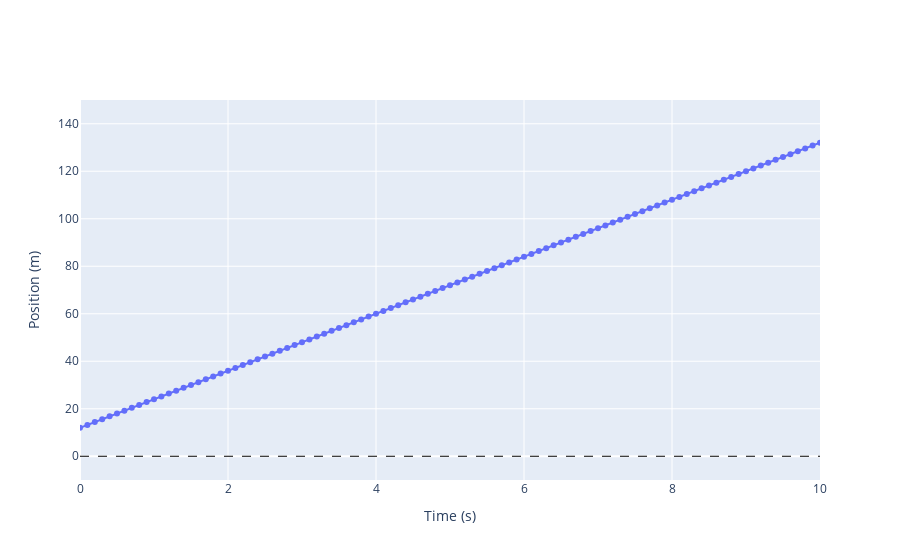
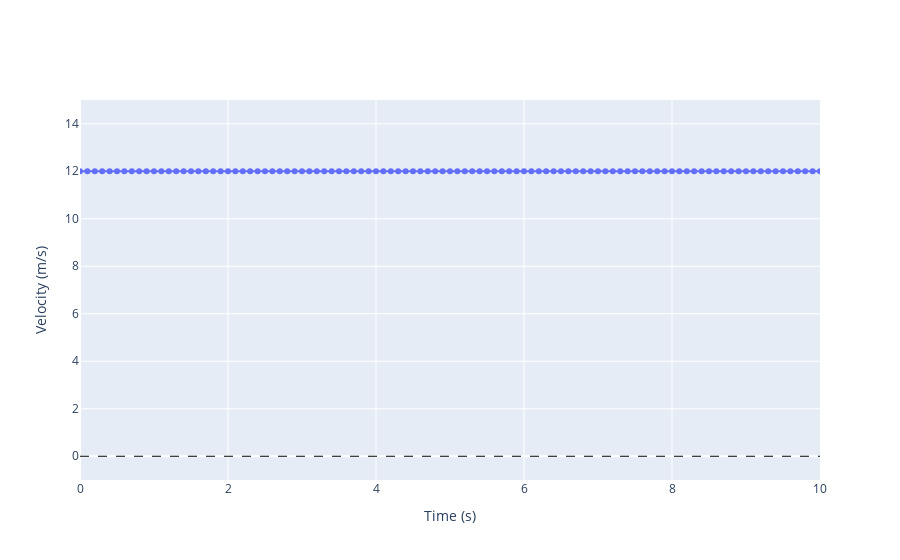

Notebook cell for these charts, in order:
### Markdown cell above
# Constant Velocity Figures

### Code cell
# Constant Velocity Data

position, velocity, time = constant_force(x0=12, v0=12, a=0, t0=0, tf=10, dt=0.1)

# Create a position vs. time plot

file1 = "CV_position_vs_time.html"
fig1 = go.Figure()
fig1.add_trace(go.Scatter(x=time, y=position, mode='lines+markers', name='Position'))
fig1.update_layout(
    template=template,
    #title='Position vs. Time',
    xaxis_title='Time (s)',
    yaxis_title='Position (m)',
    xaxis=dict(range=[0, 10]),
    yaxis=dict(range=[-10, 150])
)
fig1.add_hline(y=0, line_dash="dash", line_color="black", line_width=1)

fig1.show()

fig1.write_html(os.path.join(output, file1))

# Create a velocity vs. time plot

file2 = "CV_velocity_vs_time.html"
fig2 = go.Figure()
fig2.add_trace(go.Scatter(x=time, y=velocity, mode='lines+markers', name='Velocity'))
fig2.update_layout(
    template=template,
    #title='Velocity vs. Time',
    xaxis_title='Time (s)',
    yaxis_title='Velocity (m/s)',
    xaxis=dict(range=[0, 10]),
    yaxis=dict(range=[-1, 15])
)
fig2.add_hline(y=0, line_dash="dash", line_color="black", line_width=1)

fig2.show()

fig2.write_html(os.path.join(output, file2))

### Figure 1 — Plotly figure (JSON) as saved in the notebook; plotly's stock layout.template omitted (floating-point values rounded to 4 significant figures)
{"data": [{"mode": "lines+markers", "name": "Position", "type": "scatter", "x": [0, 0.1, 0.2, 0.3, 0.4, 0.5, 0.6, 0.7, 0.8, 0.9, 1.0, 1.1, 1.2, 1.3, 1.4, 1.5, 1.6, 1.7, 1.8, 1.9, 2.0, 2.1, 2.2, 2.3, 2.4, 2.5, 2.6, 2.7, 2.8, 2.9, 3.0, 3.1, 3.2, 3.3, 3.4, 3.5, 3.6, 3.7, 3.8, 3.9, 4.0, 4.1, 4.2, 4.3, 4.4, 4.5, 4.6, 4.7, 4.8, 4.9, 5.0, 5.1, 5.2, 5.3, 5.4, 5.5, 5.6, 5.7, 5.8, 5.9, 6.0, 6.1, 6.2, 6.3, 6.4, 6.5, 6.6, 6.7, 6.8, 6.9, 7.0, 7.1, 7.2, 7.3, 7.4, 7.5, 7.6, 7.7, 7.8, 7.9, 8.0, 8.1, 8.2, 8.3, 8.4, 8.5, 8.6, 8.7, 8.8, 8.9, 9.0, 9.1, 9.2, 9.3, 9.4, 9.5, 9.6, 9.7, 9.8, 9.9, 10.0], "y": [12, 13.2, 14.4, 15.6, 16.8, 18, 19.2, 20.4, 21.6, 22.8, 24, 25.2, 26.4, 27.6, 28.8, 30.0, 31.2, 32.4, 33.6, 34.8, 36.0, 37.2, 38.4, 39.6, 40.8, 42.0, 43.2, 44.4, 45.6, 46.8, 48.0, 49.2, 50.4, 51.6, 52.8, 54.0, 55.2, 56.4, 57.6, 58.8, 60.0, 61.2, 62.4, 63.6, 64.8, 66, 67.2, 68.4, 69.6, 70.8, 72.0, 73.2, 74.4, 75.6, 76.8, 78.0, 79.2, 80.4, 81.6, 82.8, 84.0, 85.2, 86.4, 87.6, 88.8, 90.0, 91.2, 92.4, 93.6, 94.8, 96.0, 97.2, 98.4, 99.6, 100.8, 102.0, 103.2, 104.4, 105.6, 106.8, 108.0, 109.2, 110.4, 111.6, 112.8, 114.0, 115.2, 116.4, 117.6, 118.8, 120.0, 121.2, 122.4, 123.6, 124.8, 126.0, 127.2, 128.4, 129.6, 130.8, 132.0]}], "layout": {"shapes": [{"line": {"color": "black", "dash": "dash", "width": 1}, "type": "line", "x0": 0, "x1": 1, "xref": "x domain", "y0": 0, "y1": 0, "yref": "y"}], "xaxis": {"range": [0, 10], "title": {"text": "Time (s)"}}, "yaxis": {"range": [-10, 150], "title": {"text": "Position (m)"}}}}

### Figure 2 — Plotly figure (JSON) as saved in the notebook; plotly's stock layout.template omitted (floating-point values rounded to 4 significant figures)
{"data": [{"mode": "lines+markers", "name": "Velocity", "type": "scatter", "x": [0, 0.1, 0.2, 0.3, 0.4, 0.5, 0.6, 0.7, 0.8, 0.9, 1.0, 1.1, 1.2, 1.3, 1.4, 1.5, 1.6, 1.7, 1.8, 1.9, 2.0, 2.1, 2.2, 2.3, 2.4, 2.5, 2.6, 2.7, 2.8, 2.9, 3.0, 3.1, 3.2, 3.3, 3.4, 3.5, 3.6, 3.7, 3.8, 3.9, 4.0, 4.1, 4.2, 4.3, 4.4, 4.5, 4.6, 4.7, 4.8, 4.9, 5.0, 5.1, 5.2, 5.3, 5.4, 5.5, 5.6, 5.7, 5.8, 5.9, 6.0, 6.1, 6.2, 6.3, 6.4, 6.5, 6.6, 6.7, 6.8, 6.9, 7.0, 7.1, 7.2, 7.3, 7.4, 7.5, 7.6, 7.7, 7.8, 7.9, 8.0, 8.1, 8.2, 8.3, 8.4, 8.5, 8.6, 8.7, 8.8, 8.9, 9.0, 9.1, 9.2, 9.3, 9.4, 9.5, 9.6, 9.7, 9.8, 9.9, 10.0], "y": [12, 12, 12, 12, 12, 12, 12, 12, 12, 12, 12, 12, 12, 12, 12, 12, 12, 12, 12, 12, 12, 12, 12, 12, 12, 12, 12, 12, 12, 12, 12, 12, 12, 12, 12, 12, 12, 12, 12, 12, 12, 12, 12, 12, 12, 12, 12, 12, 12, 12, 12, 12, 12, 12, 12, 12, 12, 12, 12, 12, 12, 12, 12, 12, 12, 12, 12, 12, 12, 12, 12, 12, 12, 12, 12, 12, 12, 12, 12, 12, 12, 12, 12, 12, 12, 12, 12, 12, 12, 12, 12, 12, 12, 12, 12, 12, 12, 12, 12, 12, 12]}], "layout": {"shapes": [{"line": {"color": "black", "dash": "dash", "width": 1}, "type": "line", "x0": 0, "x1": 1, "xref": "x domain", "y0": 0, "y1": 0, "yref": "y"}], "xaxis": {"range": [0, 10], "title": {"text": "Time (s)"}}, "yaxis": {"range": [-1, 15], "title": {"text": "Velocity (m/s)"}}}}
